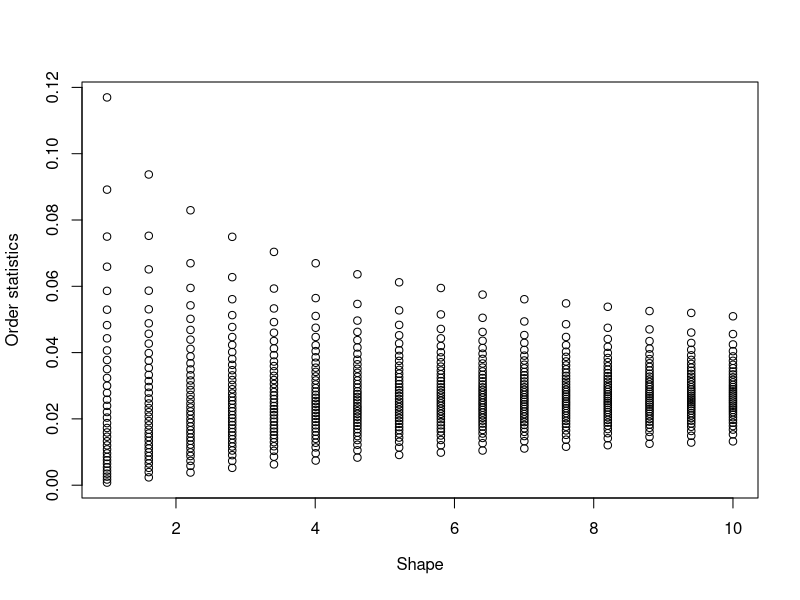

Recreate this plot in R.
# code/dirichlet.R
# ----------------

pdf("plots/dirichlet.pdf", 4, 4)

n <- 35
nreps <- 500
shape <- seq(1.01, 10, len=16)
seed <- 0

lambda <- array(NA, c(nreps, length(shape), n))

for (i in seq_along(shape)) {
    set.seed(seed)
    for (r in seq_len(nreps)) {
        y <- rgamma(n, shape = shape[i])
        lambda[r,i,] <- sort(y) / sum(y)
    }
}

lambda.mean <- apply(lambda, c(2,3), mean)


par(mfrow=c(1,1))

plot(range(shape), range(lambda.mean), t='n',
     ylab = "Order statistics",
     xlab = expression(Shape))
for (i in seq_along(shape)) {
    points( rep(shape[i], n), lambda.mean[i,])
}

#plot(range(0, 1), range(shape), t='n',
#     xlab = "Order statistics",
#     ylab = "Dirichlet parameter")
#for (i in seq_along(shape)) {
#    x <- lambda.mean[i,]
#    x <- x - min(x)
#    x <- x / max(x)
#    points(x, rep(shape[i], n))
#}


#plot(range(1 / lambda.mean), range(shape), t='n',
#     xlab = "Inverse Order statistics",
#     ylab = "Dirichlet parameter")
#for (i in seq_along(shape)) {
#    points(1 / lambda.mean[i,], rep(shape[i], n))
#}
#ilambda.mean <- lambda.mean
#for (i in seq_along(shape)) {
#    scale <- max(ilambda.mean[i,])
#    ilambda.mean[i,] <- ilambda.mean[i,] / scale
#}
#plot(range(ilambda.mean), range(shape), t='n',
#     xlab = "Scaled Inverse Order statistics",
#     ylab = "Dirichlet parameter")
#for (i in seq_along(shape)) {
#    points(ilambda.mean[i,], rep(shape[i], n))
#}

dev.off()
